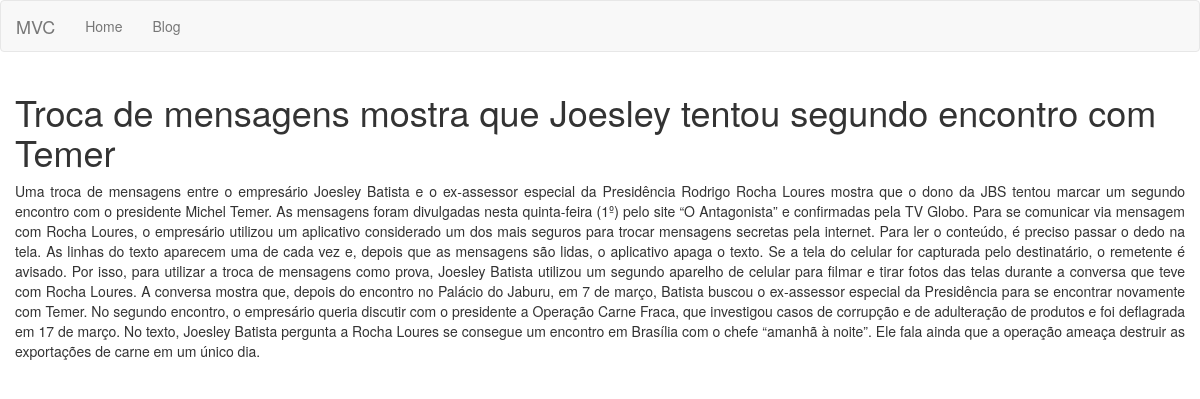
The app's page /posts/1/show with its own data.
### tables this page shows
CREATE TABLE posts (id INTEGER CONSTRAINT posts_index PRIMARY KEY ASC AUTOINCREMENT, title VARCHAR (255) NOT NULL, content TEXT NOT NULL);

### app/Controllers/PostsController.php (called while the page is built, shortened)
<?php
class PostsController extends BaseController
{
   private $post;
   public function __construct()
   {
      $this->post = Container::getModel("Post");
   }
   public function show($id)
   {
      $this->view->post = $this->post->find($id);
      return $this->renderView('posts/show', 'layout');
   }
}

### core/bootstrap.php (called while the page is built, shortened)
<?php
$routes = require_once __DIR__ . "/../app/routes.php";
$route = new \Core\Route($routes);

### public/index.php (called while the page is built, shortened)
<?php
require_once __DIR__ . "/../core/bootstrap.php";

### core/BaseModel.php (called while the page is built, shortened)
<?php
abstract class BaseModel
{
   private $pdo;
   protected $table;
   public function __construct(PDO $pdo)
   {
      $this->pdo = $pdo;
   }
   public function find($id)
   {
      $query = "SELECT * FROM {$this->table} WHERE id = :id";
      $stmt = $this->pdo->prepare($query);
      $stmt->bindValue(":id", $id);
      $stmt->execute();
      $result = $stmt->fetch();
      return $result;
   }
}

### core/Database.php (called while the page is built, shortened)
<?php
class Database
{
	public static function getDatabase()
   {
	   $conf = require_once __DIR__ . "/../app/database.php";
		if($conf['driver']=='sqlite'){
			$sqlite = __DIR__  . "/../storage/database/" . $conf['sqlite']['host'];
			$sqlite = "sqlite:".$sqlite;
			try{
				 $pdo = new PDO($sqlite);
				 $pdo->setAttribute(PDO::ATTR_ERRMODE,PDO::ERRMODE_EXCEPTION);
				 $pdo->setAttribute(PDO::ATTR_DEFAULT_FETCH_MODE,PDO::FETCH_OBJ);
				 return $pdo;
			}
			catch (PDOException $e){
				echo $e->getMessage();
			}
		} else if ($conf['driver']=='mysql'){
		     $host = $config['mysql']['host'];
			  $db_name = $config['mysql']['db_name'];
			  $username = $config['mysql']['db_username'];
			  $password = $config['mysql']['db_password'];
			  $charset = $conf['mysql']['charset'];
			  $collation = $conf['mysql']['collation'];
			try{
				$pdo = new PDO("mysql:host=$host;dbname=$db_name;charset=$charset", $username, $password);
				print_r ($pdo);
				$pdo->setAttribute(PDO::ATTR_ERRMODE,PDO::ERRMODE_EXCEPTION);
				$pdo->setAttribute(PDO::MYSQL_ATTR_INIT_COMMAND, "SET NAMES '$charset' COLLATE '$collation'");
				$pdo->setAttribute(PDO::ATTR_DEFAULT_FETCH_MODE,PDO::FETCH_OBJ);
				return $pdo;
			}
			catch (PDOException $e){
				echo $e->getMessage();
			}
		}
   }
}

### core/Container.php (called while the page is built, shortened)
<?php
class Container
{
   public static function getModel($model)
   {
      return new $model(Database::getDatabase());
   }
}

### app/Views/posts/show.phtml (the view)
<div class="container">
   <div class="row">
   <h1 class="h1"><?php echo $this->view->post->title; ?></h1>
   <p class="text-justify"><?php echo $this->view->post->content; ?></p>
   </div>
</div>

### records on screen
posts: title "Troca de mensagens mostra que Joesley tentou segundo encontro com Temer", content "Uma troca de mensagens entre o empresário Joesley Batista e o ex-assessor especial da Presidência Rodrigo Rocha Loures mostra que o dono da JBS tentou marcar um segundo encontro com o presidente Michel Temer. As mensagens foram divulgadas nesta quinta-feira (1º) pelo site “O Antagonista” e confirmadas pela TV Globo. Para se comunicar via mensagem com Rocha Loures, o empresário utilizou um aplicativo considerado um dos mais seguros para trocar mensagens secretas pela internet. Para ler o conteúdo, é preciso passar o dedo na tela. As linhas do texto aparecem uma de cada vez e, depois que as mensagens são lidas, o aplicativo apaga o texto. Se a tela do celular for capturada pelo destinatário,…"
